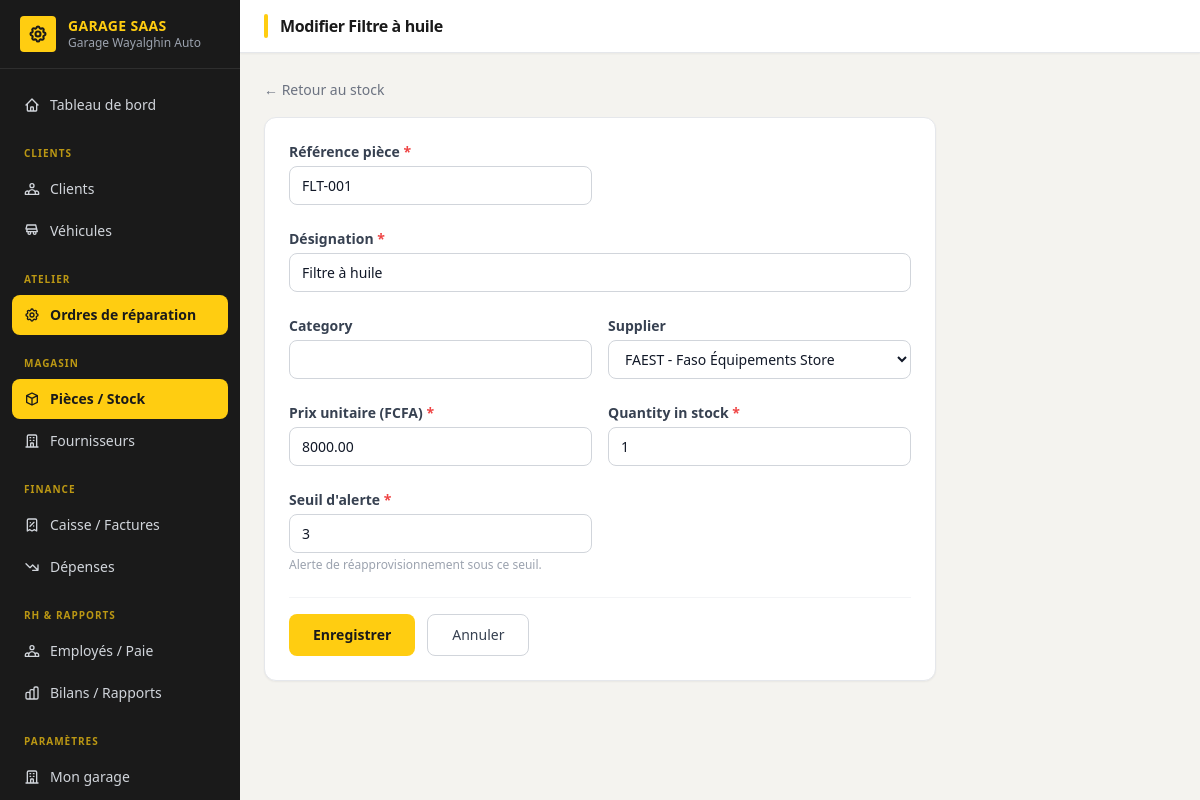
Screenshot of /stock/pieces/1/modifier/ (signed in) with the database file from the repository.
### accounts/models.py (models this page shows, shortened)
class User(AbstractUser):
    ROLE_ADMIN = "admin"
    ROLE_RECEPTION = "reception"
    ROLE_MECHANIC = "mechanic"
    ROLE_CASHIER = "cashier"
    ROLE_STOREKEEPER = "storekeeper"
    ROLE_CHOICES = [
        (ROLE_ADMIN, "Administrateur garage"),
        (ROLE_RECEPTION, "Réceptionniste"),
        (ROLE_MECHANIC, "Mécanicien"),
        (ROLE_CASHIER, "Caissier"),
        (ROLE_STOREKEEPER, "Magasinier"),
    ]
    garage = models.ForeignKey(
        "tenants.Garage",
        on_delete=models.CASCADE,
        related_name="users",
        null=True,
        blank=True,
        help_text="Vide pour le staff plateforme (superuser).",
    )
    role = models.CharField(max_length=20, choices=ROLE_CHOICES, blank=True)
    phone = models.CharField(max_length=30, blank=True)
    @property
    def is_garage_admin(self):
        return self.role == self.ROLE_ADMIN

### tenants/models.py (models this page shows, shortened)
class Garage(TimeStampedModel):
    PLAN_CHOICES = [
        ("starter", "Starter"),
        ("pro", "Pro"),
        ("business", "Business"),
    ]
    name = models.CharField("Nom du garage", max_length=150)
    slug = models.SlugField(max_length=160, unique=True, blank=True)
    city = models.CharField("Ville", max_length=100, blank=True)
    phone = models.CharField("Téléphone", max_length=30, blank=True)
    whatsapp_number = models.CharField("Numéro WhatsApp", max_length=30, blank=True)
    email = models.EmailField(blank=True)
    address = models.CharField(max_length=255, blank=True)
    plan = models.CharField(max_length=20, choices=PLAN_CHOICES, default="starter")
    is_active = models.BooleanField(default=True)
    trial_ends_at = models.DateField(null=True, blank=True)
    logo = models.ImageField(
        "Logo",
        upload_to="garages/logos/",
        null=True,
        blank=True,
        help_text="Logo affiché dans l'interface du garage.",
    )
    faest_supplier_enabled = models.BooleanField(
        "Approvisionnement FAEST activé",
        default=False,
        help_text="Permet à ce garage de commander des pièces directement via FAEST depuis la plateforme.",
    )
    class Meta:
        verbose_name = "Garage"
        verbose_name_plural = "Garages"
        ordering = ["name"]

### inventory/models.py (models this page shows, shortened)
class Part(TenantModel):
    reference = models.CharField("Référence pièce", max_length=80)
    name = models.CharField("Désignation", max_length=150)
    category = models.CharField(max_length=80, blank=True)
    supplier = models.ForeignKey(
        Supplier, on_delete=models.SET_NULL, null=True, blank=True, related_name="parts"
    )
    unit_price = models.DecimalField("Prix unitaire (FCFA)", max_digits=12, decimal_places=2, default=0)
    quantity_in_stock = models.PositiveIntegerField(default=0)
    alert_threshold = models.PositiveIntegerField(
        "Seuil d'alerte", default=2, help_text="Alerte de réapprovisionnement sous ce seuil."
    )
    class Meta:
        ordering = ["name"]
        constraints = [
            models.UniqueConstraint(
                fields=["garage", "reference"],
                name="unique_part_reference_per_garage",
            )
        ]

### inventory/views.py (the view, shortened to what this page needs)
# urls.py: path('pieces/<int:pk>/modifier/', views.PartUpdateView.as_view(), name='part_update'),
class PartUpdateView(GarageRequiredMixin, UpdateView):
    model = Part
    form_class = PartForm
    template_name = 'inventory/part_form.html'
    success_url = reverse_lazy('part_list')
    def get_form_kwargs(self):
        kw = super().get_form_kwargs()
        kw['garage'] = self.garage
        return kw

### inventory/forms.py
class PartForm(forms.ModelForm):
    class Meta:
        model = Part
        fields = ['reference', 'name', 'category', 'supplier', 'unit_price', 'quantity_in_stock', 'alert_threshold']
    def __init__(self, *args, garage=None, **kwargs):
        super().__init__(*args, **kwargs)
        if garage:
            self.fields['supplier'].queryset = Supplier.objects.for_garage(garage)
        self.fields['supplier'].required = False
        _style(self)

### core/models.py (called while the page is built)
    def for_garage(self, garage):
        return self.filter(garage=garage)

    def get_queryset(self):
        return TenantQuerySet(self.model, using=self._db)

    def for_garage(self, garage):
        return self.get_queryset().for_garage(garage)

### core/views.py (called while the page is built)
    def dispatch(self, request, *args, **kwargs):
        if not request.user.is_authenticated:
            return self.handle_no_permission()
        if getattr(request.user, 'garage', None) is None:
            return redirect('dashboard_home')
        return super().dispatch(request, *args, **kwargs)

    @property
    def garage(self):
        return self.request.user.garage

    def get_queryset(self):
        return super().get_queryset().for_garage(self.garage)

### inventory/forms.py (called while the page is built)
def _style(form):
    for field in form.fields.values():
        w = field.widget
        if not isinstance(w, forms.CheckboxInput):
            w.attrs.setdefault('class', _INPUT + (' bg-white' if isinstance(w, forms.Select) else ''))

### inventory/models.py (called while the page is built)
    def __str__(self):
        return self.name

### inventory/templates/inventory/part_form.html (shortened to what this page needs)
{% extends "dashboard/base.html" %}
{% block page_title %}{% if form.instance.pk %}Modifier {{ form.instance.name }}{% else %}Nouvelle pièce{% endif %}{% endblock %}
{% block content %}
<div class="mb-4">
  <a href="{% url 'part_list' %}" class="text-sm text-gray-500 hover:text-[#7A5C00] font-medium">← Retour au stock</a>
</div>
<div class="max-w-2xl bg-white rounded-xl shadow-sm border border-gray-200 p-6">
  <form method="post" novalidate>
    <div class="grid grid-cols-2 gap-4">
      {% for field in form %}
      <div class="{% if field.name == 'name' %}col-span-2{% endif %} mb-2">
        <label class="block text-sm font-semibold text-gray-700 mb-1">
          {{ field.label }}{% if field.field.required %} <span class="text-red-500">*</span>{% endif %}
        </label>
        {{ field }}
        {% if field.help_text %}<p class="text-xs text-gray-400 mt-1">{{ field.help_text }}</p>{% endif %}
      </div>
      {% endfor %}
    </div>
    <div class="flex gap-3 pt-4 border-t border-gray-100 mt-4">
      <button type="submit" class="bg-[#FFCD11] text-[#1A1A1A] px-6 py-2.5 rounded-lg text-sm font-bold hover:bg-[#E6B800] transition-colors">
        Enregistrer
      </button>
      <a href="{% url 'part_list' %}" class="border border-gray-300 text-gray-700 px-6 py-2.5 rounded-lg text-sm hover:bg-gray-50 transition-colors">
        Annuler
      </a>
    </div>
  </form>
</div>
{% endblock %}

### dashboard/templates/dashboard/base.html (shortened to what this page needs)
<!DOCTYPE html>
<html lang="fr">
<head>
  <script src="https://cdn.tailwindcss.com"></script>
</head>
<body class="bg-[#F4F3EF] text-gray-900 min-h-screen flex">
  <aside class="w-60 bg-[#1A1A1A] text-white flex-shrink-0 flex flex-col fixed h-full z-10 overflow-y-auto">
    <div class="px-5 py-4 border-b border-[#2E2E2E] flex items-center gap-3 flex-shrink-0">
      {% if user.garage and user.garage.logo %}
        <img src="{{ user.garage.logo.url }}" alt="Logo"
             class="h-9 w-9 object-contain rounded bg-white p-0.5 flex-shrink-0">
      {% else %}
        <div class="h-9 w-9 rounded bg-[#FFCD11] flex items-center justify-center flex-shrink-0">
        </div>
      {% endif %}
      <div class="min-w-0">
        <div class="font-bold text-sm leading-tight text-[#FFCD11] tracking-wide">GARAGE SAAS</div>
        {% if user.garage %}
        <div class="text-gray-400 text-xs truncate">{{ user.garage.name }}</div>
        {% else %}
        <div class="text-gray-500 text-xs">Plateforme</div>
        {% endif %}
      </div>
    </div>
    <nav class="flex-1 px-3 py-4 space-y-0.5 text-sm">
      {% with n=request.resolver_match.url_name %}
      <a href="{% url 'dashboard_home' %}"
         class="flex items-center gap-2.5 px-3 py-2.5 rounded-lg transition-colors font-medium
                {% if n == 'dashboard_home' %}bg-[#FFCD11] text-[#1A1A1A]{% else %}text-gray-300 hover:bg-[#2A2A2A] hover:text-white{% endif %}">
        Tableau de bord
      </a>
      <div class="pt-4 pb-1 px-3 text-[10px] text-[#FFCD11] uppercase tracking-widest font-bold opacity-70">Clients</div>
      <a href="{% url 'client_list' %}"
         class="flex items-center gap-2.5 px-3 py-2.5 rounded-lg transition-colors
                {% if 'client' in n and 'vehicle' not in n %}bg-[#FFCD11] text-[#1A1A1A] font-semibold{% else %}text-gray-300 hover:bg-[#2A2A2A] hover:text-white{% endif %}">
        Clients
      </a>
      <a href="{% url 'vehicle_list' %}"
         class="flex items-center gap-2.5 px-3 py-2.5 rounded-lg transition-colors
                {% if 'vehicle' in n %}bg-[#FFCD11] text-[#1A1A1A] font-semibold{% else %}text-gray-300 hover:bg-[#2A2A2A] hover:text-white{% endif %}">
        <svg xmlns="http://www.w3.org/2000/svg" class="h-4 w-4 flex-shrink-0" fill="none" viewBox="0 0 24 24" stroke="currentColor" stroke-width="2">
          <path stroke-linecap="round" stroke-linejoin="round" d="M8 17a2 2 0 100-4 2 2 0 000 4zm8 0a2 2 0 100-4 2 2 0 000 4zM3 9l1.5-6h13L19 9m0 0H5m14 0l1 4H4l1-4" />
        </svg>
        Véhicules
      </a>
      <div class="pt-4 pb-1 px-3 text-[10px] text-[#FFCD11] uppercase tracking-widest font-bold opacity-70">Atelier</div>
      <a href="{% url 'order_list' %}"
         class="flex items-center gap-2.5 px-3 py-2.5 rounded-lg transition-colors
                {% if 'order' in n or 'task' in n or 'part_' in n %}bg-[#FFCD11] text-[#1A1A1A] font-semibold{% else %}text-gray-300 hover:bg-[#2A2A2A] hover:text-white{% endif %}">
        Ordres de réparation
      </a>
      <div class="pt-4 pb-1 px-3 text-[10px] text-[#FFCD11] uppercase tracking-widest font-bold opacity-70">Magasin</div>
      <a href="{% url 'part_list' %}"
         class="flex items-center gap-2.5 px-3 py-2.5 rounded-lg transition-colors
                {% if 'part' in n and 'order' not in n %}bg-[#FFCD11] text-[#1A1A1A] font-semibold{% else %}text-gray-300 hover:bg-[#2A2A2A] hover:text-white{% endif %}">
        <svg xmlns="http://www.w3.org/2000/svg" class="h-4 w-4 flex-shrink-0" fill="none" viewBox="0 0 24 24" stroke="currentColor" stroke-width="2">
          <path stroke-linecap="round" stroke-linejoin="round" d="M20 7l-8-4-8 4m16 0l-8 4m8-4v10l-8 4m0-10L4 7m8 4v10M4 7v10l8 4" />
        </svg>
        Pièces / Stock
      </a>
      <a href="{% url 'supplier_list' %}"
         class="flex items-center gap-2.5 px-3 py-2.5 rounded-lg transition-colors
                {% if 'supplier' in n %}bg-[#FFCD11] text-[#1A1A1A] font-semibold{% else %}text-gray-300 hover:bg-[#2A2A2A] hover:text-white{% endif %}">
        Fournisseurs
      </a>
      <div class="pt-4 pb-1 px-3 text-[10px] text-[#FFCD11] uppercase tracking-widest font-bold opacity-70">Finance</div>
      <a href="{% url 'invoice_list' %}"
         class="flex items-center gap-2.5 px-3 py-2.5 rounded-lg transition-colors
                {% if 'invoice' in n or 'payment' in n %}bg-[#FFCD11] text-[#1A1A1A] font-semibold{% else %}text-gray-300 hover:bg-[#2A2A2A] hover:text-white{% endif %}">
        <svg xmlns="http://www.w3.org/2000/svg" class="h-4 w-4 flex-shrink-0" fill="none" viewBox="0 0 24 24" stroke="currentColor" stroke-width="2">
          <path stroke-linecap="round" stroke-linejoin="round" d="M9 14l6-6m-5.5.5h.01m4.99 5h.01M19 21V5a2 2 0 00-2-2H7a2 2 0 00-2 2v16l3.5-2 3.5 2 3.5-2 3.5 2z" />
        </svg>
        Caisse / Factures
      </a>
      <a href="{% url 'expense_list' %}"
         class="flex items-center gap-2.5 px-3 py-2.5 rounded-lg transition-colors
                {% if 'expense' in n %}bg-[#FFCD11] text-[#1A1A1A] font-semibold{% else %}text-gray-300 hover:bg-[#2A2A2A] hover:text-white{% endif %}">
        <svg xmlns="http://www.w3.org/2000/svg" class="h-4 w-4 flex-shrink-0" fill="none" viewBox="0 0 24 24" stroke="currentColor" stroke-width="2">
          <path stroke-linecap="round" stroke-linejoin="round" d="M13 17h8m0 0V9m0 8l-8-8-4 4-6-6" />
        </svg>
        Dépenses
      </a>
      <div class="pt-4 pb-1 px-3 text-[10px] text-[#FFCD11] uppercase tracking-widest font-bold opacity-70">RH &amp; Rapports</div>
      <a href="{% url 'employee_list' %}"
         class="flex items-center gap-2.5 px-3 py-2.5 rounded-lg transition-colors
                {% if 'employee' in n or 'payroll' in n or 'payslip' in n %}bg-[#FFCD11] text-[#1A1A1A] font-semibold{% else %}text-gray-300 hover:bg-[#2A2A2A] hover:text-white{% endif %}">
        Employés / Paie
      </a>
      <a href="{% url 'bilan' %}"
         class="flex items-center gap-2.5 px-3 py-2.5 rounded-lg transition-colors
                {% if n == 'bilan' %}bg-[#FFCD11] text-[#1A1A1A] font-semibold{% else %}text-gray-300 hover:bg-[#2A2A2A] hover:text-white{% endif %}">
        Bilans / Rapports
      </a>
      {% if user.is_garage_admin or user.is_superuser %}
      <div class="pt-4 pb-1 px-3 text-[10px] text-[#FFCD11] uppercase tracking-widest font-bold opacity-70">Paramètres</div>
      {% if user.is_garage_admin %}
      <a href="{% url 'garage_settings' %}"
         class="flex items-center gap-2.5 px-3 py-2.5 rounded-lg transition-colors
                {% if n == 'garage_settings' %}bg-[#FFCD11] text-[#1A1A1A] font-semibold{% else %}text-gray-300 hover:bg-[#2A2A2A] hover:text-white{% endif %}">
        Mon garage
      </a>
      {% endif %}
      {% endif %}
      {% endwith %}
    </nav>
  </aside>
  <div class="ml-60 flex-1 flex flex-col min-h-screen">
    <header class="bg-white border-b border-gray-200 px-6 py-3.5 flex items-center justify-between sticky top-0 z-10 shadow-sm">
      <div class="flex items-center gap-3">
        <div class="w-1 h-6 bg-[#FFCD11] rounded-full"></div>
        <h1 class="text-base font-bold text-[#1A1A1A] tracking-tight">{% block page_title %}{% endblock %}</h1>
      </div>
    </header>
    <main class="flex-1 p-6">
      {% block content %}{% endblock %}
    </main>
  </div>
</body>
</html>

### dashboard/templates/dashboard/base.html (style rules this page uses)
input[type="text"], input[type="email"], input[type="number"], input[type="tel"], input[type="date"], input[type="password"], input[type="url"], select, textarea { display: block; width: 100%; border: 1px solid #D1D5DB; border-radius: 0.5rem; padding: 0.5rem 0.75rem; font-size: 0.875rem; line-height: 1.5; color: #111827; background: #fff; transition: border-color .15s, box-shadow .15s; }

### rows the page displays
User: garage.name "Garage Wayalghin Auto"
Part: instance.name "Filtre à huile", form "FLT-001" "Filtre à huile" "FAEST - Faso Équipements Store" "8000.00" "1" "3"

### other values shown
{{ field.label }} "Référence pièce" "Désignation" "Category" "Supplier" "Prix unitaire (FCFA)" "Quantity in stock" "Seuil d'alerte"
{{ field.help_text }} "Alerte de réapprovisionnement sous ce seuil."
